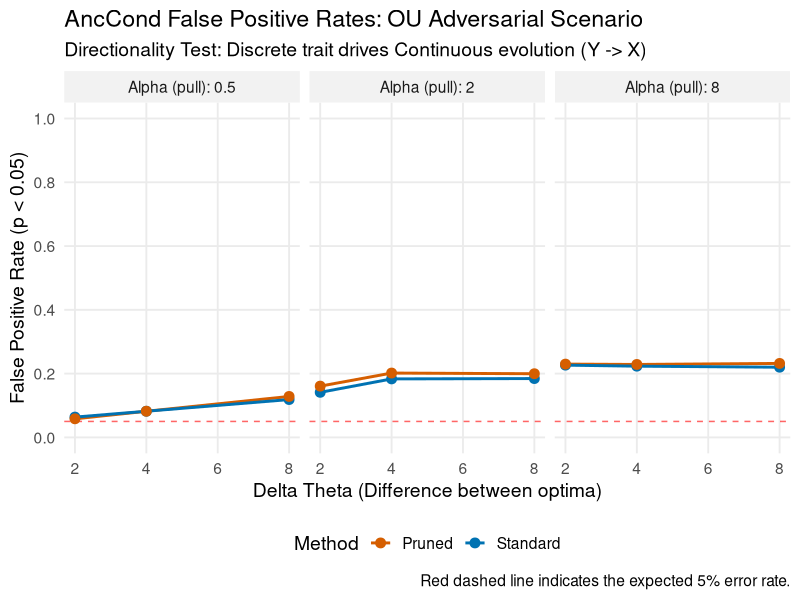
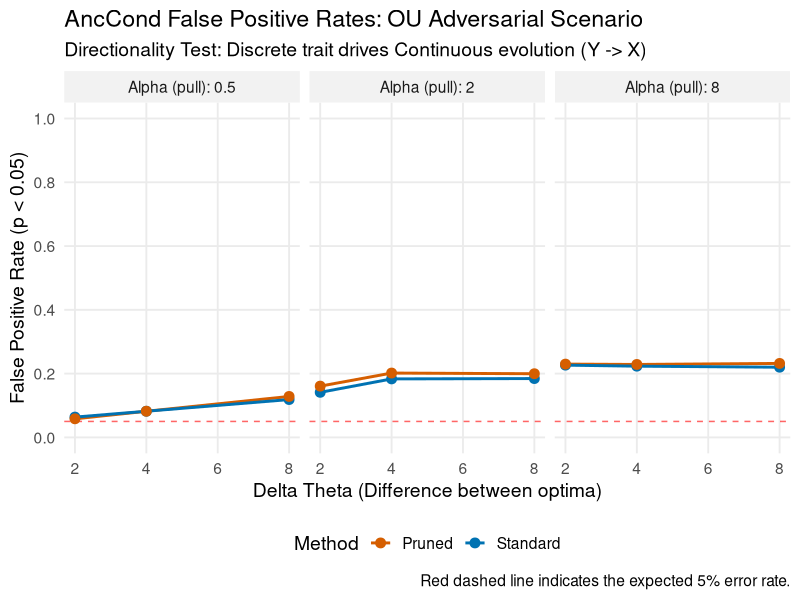

Write R code to recreate these figures, in order.
# ============================================================================
# Plotting Script: AncCond Adversarial Results Visualization
# ============================================================================

library(ggplot2)
library(tidyr)
library(dplyr)

# 1. Load the results
# Ensure the file path matches your working directory
res_df <- read.csv("02_sim_OU_adversarial_results.csv")

# 2. Reshape data for plotting (Wide to Long)
# This moves 'FP.standard' and 'FP.pruned' into a single 'Method' column
plot_data <- res_df %>%
  pivot_longer(
    cols = c(FP.standard, FP.pruned),
    names_to = "Method",
    values_to = "FP_Rate"
  ) %>%
  mutate(
    Method = recode(Method, "FP.standard" = "Standard", "FP.pruned" = "Pruned"),
    # Create a cleaner label for the facets
    alpha_label = paste0("Alpha (pull): ", alpha)
  )

# 3. Create the Visualization
p <- ggplot(plot_data, aes(x = delta.theta, y = FP_Rate, color = Method, group = Method)) +
  # Add a reference line for the nominal significance level (0.05)
  geom_hline(yintercept = 0.05, linetype = "dashed", color = "red", alpha = 0.6) +
  # Add points and lines
  geom_line(linewidth = 1) +
  geom_point(size = 3) +
  # Facet by alpha to see how pull strength changes the behavior
  facet_wrap(~ alpha_label) +
  # Aesthetics and Labels
  scale_y_continuous(limits = c(0, 1), breaks = seq(0, 1, 0.2)) +
  scale_color_manual(values = c("Standard" = "#0072B2", "Pruned" = "#D55E00")) +
  labs(
    title = "AncCond False Positive Rates: OU Adversarial Scenario",
    subtitle = "Directionality Test: Discrete trait drives Continuous evolution (Y -> X)",
    x = "Delta Theta (Difference between optima)",
    y = "False Positive Rate (p < 0.05)",
    caption = "Red dashed line indicates the expected 5% error rate."
  ) +
  theme_minimal(base_size = 14) +
  theme(
    strip.background = element_rect(fill = "gray95", color = NA),
    legend.position = "bottom",
    panel.grid.minor = element_blank()
  )

# 4. Save the plot
print(p)
ggsave("anccond_adversarial_plot.png", plot = p, width = 10, height = 5, dpi = 300)
